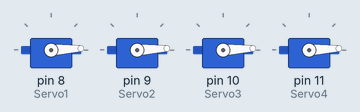
Simulated run of this sketch. Board: Arduino Uno, built with avr-gcc and run on an emulated ATmega328P. Shown: 4 × servo.

Above: at 0.05 s.
At 0.7 s:
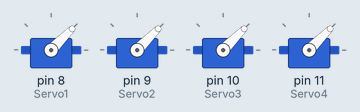
At 1.35 s:
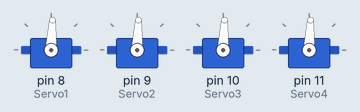
At 2.65 s:
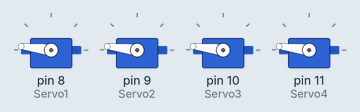
At 3.95 s:
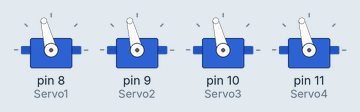
At 5.3 s:
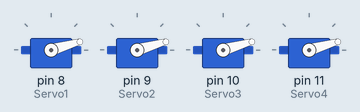
Timing chart, 0 to 7.2 s (numbered marks = the images above):
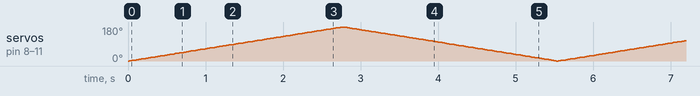

The sketch:

OttoRobot_v2.0.ino
```cpp
#include <Servo.h>

Servo Servo1;
Servo Servo2;
Servo Servo3;
Servo Servo4;

int pos = 0;

void setup() {
  Servo1.attach(8);
  Servo2.attach(9);
  Servo3.attach(10);
  Servo4.attach(11);
}

void loop() {
  for (pos = 0; pos <= 180; pos += 1) {
    Servo1.write(pos);
    Servo2.write(pos);
    Servo3.write(pos);
    Servo4.write(pos);
    delay(15);
  }
  for (pos = 180; pos >= 0; pos -= 1) {
    Servo1.write(pos);
    Servo2.write(pos);
    Servo3.write(pos);
    Servo4.write(pos);
    delay(15);
  }
}
```
